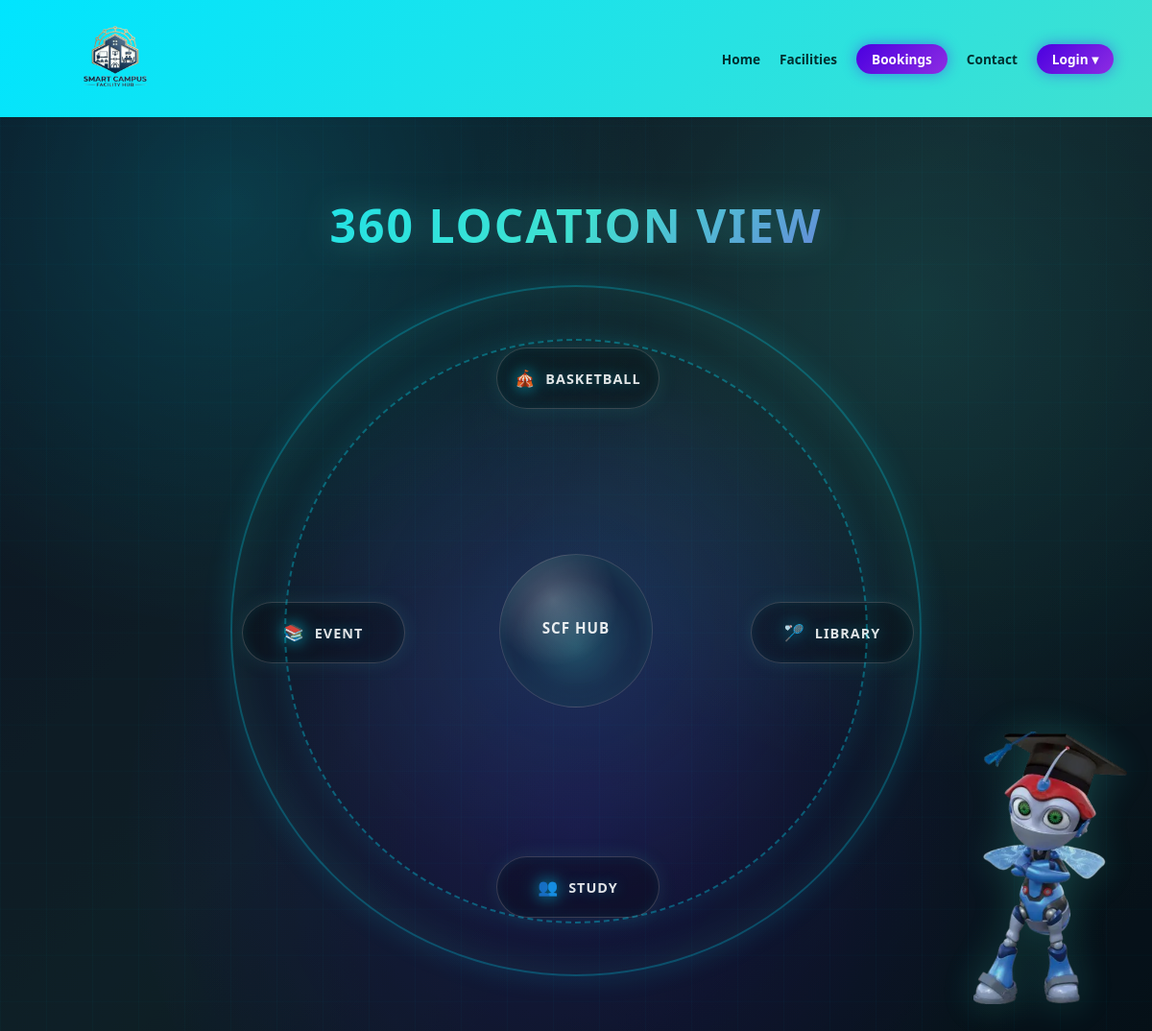
The app's page /bookings_360 with its own data.
### tables this page shows
CREATE TABLE facilities (
        id INTEGER PRIMARY KEY AUTOINCREMENT,
        name TEXT,
        location TEXT,
        description TEXT,
        image_filenames TEXT DEFAULT ''
    , category TEXT DEFAULT 'others', capacity INTEGER DEFAULT 0, view_360_filename TEXT DEFAULT '');

### app.py (the view)
@app.route('/bookings_360')
def bookings_360():
    conn = get_db()
    facilities = conn.execute("SELECT id, name FROM facilities ORDER BY id").fetchall()
    conn.close()
    return render_template('bookings.html', facilities=facilities)

### app.py (called while the page is built)
def get_db():
    conn = sqlite3.connect("database.db")
    conn.row_factory = sqlite3.Row
    return conn

### templates/bookings.html (shortened to what this page needs)
<!DOCTYPE html>
<html>
<head>
    <link rel="stylesheet" href="{{ url_for('static', filename='style.css') }}">
</head>
<body class="home">
    <header class="navbar">
        <div class="logo">
            <img src="{{ url_for('static', filename='logo.png') }}" alt="SCF Hub logo icon">
        </div>
        <nav>
            <ul>
                <li><a href="{{ url_for('index') }}">Home</a></li>
                <li><a href="{{ url_for('facilities') }}">Facilities</a></li>
                <li><a href="{{ url_for('facilities') }}" class="btn active">Bookings</a></li>
                <li><a href="{{ url_for('contact') }}">Contact</a></li>
                <li class="dropdown">
                    <a href="/login" class="btn">Login ▾</a>
                </li>
            </ul>
        </nav>
    </header>
    <div id="particles-js"></div>
    <main class="bookings-wrap">
        <div class="bookings-header">
            <h1>360 LOCATION VIEW</h1>
        </div>
        <div class="stage">
            <div class="hatch-ring" id="hatchRing" style="position: relative;">
                <div class="center-core">
                    <div>
<div class="core-title" id="selectedTitle">SCF HUB</div>
                    </div>
                </div>
                <div class="orbit-ring" aria-hidden="true"></div>
                {% set door_accents = ['#30e3ff', '#8e2de2', '#00ffcc', '#ff3d81'] %}
                {% set door_icons   = ['🏸', '👥', '📚', '🎪'] %}
                {% set slot_count   = [facilities|length, 4]|min %}
                {% for f in facilities[:4] %}
                <a class="hatch-door"
                   data-room="{{ f.name }}"
                   data-accent="{{ door_accents[loop.index0] }}"
                   data-icon="{{ door_icons[loop.index0] }}"
                   style="--i:{{ loop.index0 }}; --count:{{ slot_count }}; left: 50%; top: 50%; text-decoration:none;"
                   href="/book/{{ f.id }}">
                    <div class="label">
                        <span class="icon">{{ door_icons[loop.index0] }}</span>
                        <span class="text">{{ f.name.split()[0] }}</span>
                    </div>
                </a>
                {% else %}
                <p style="color:#7ab8c0; text-align:center;">No facilities available yet.</p>
                {% endfor %}
            </div>
        </div>
    </main>
    <div class="robot-guide" aria-hidden="true">
        <img src="{{ url_for('static', filename='robot2.png') }}" alt="Robotic guide">
    </div>
</body>
</html>

### static/style.css (style rules this page uses)
* { margin: 0; padding: 0; box-sizing: border-box; font-family: 'Segoe UI', Tahoma, Geneva, Verdana, sans-serif; }
body { color: white; margin: 0; min-height: 100vh; position: relative; background-attachment: fixed; background: radial-gradient(circle at 15% 15%, rgba(0,229,255,0.20), transparent 38%), radial-gradient(circle at 85% 22%, rgba(64,224,208,0.14), transparent 42%), radial-gradient(circle at 45% 85%, rgba(142,45,226,0.18), transparent 48%), linear-gradient(135deg, #0b1220, #0f2027, #061018); }
body::before { content: ""; position: absolute; inset: 0; z-index: 0; pointer-events: none; background: linear-gradient(rgba(0,229,255,0.08) 1px, transparent 1px), linear-gradient(90deg, rgba(0,229,255,0.08) 1px, transparent 1px); background-size: 48px 48px; background-position: center; opacity: 0.35; backdrop-filter: blur(0px); }
body::after { content: ""; position: absolute; inset: 0; z-index: 0; pointer-events: none; background: radial-gradient(circle at 50% 0%, rgba(0,229,255,0.08), transparent 55%); }
.navbar { display: flex; justify-content: space-between; align-items: center; padding: 15px 40px; background: linear-gradient(135deg, #00E5FF, #40E0D0); }
.navbar .logo img { width: 160px; height: auto; }
.navbar nav ul { display: flex; list-style: none; align-items: center; gap: 20px; }
.navbar nav ul li { margin: 0; }
.navbar nav ul li a { text-decoration: none; color: #003030; font-size: 0.85rem; font-weight: 700; transition: all 0.3s ease; }
.navbar nav ul li a.btn.active, .navbar nav ul li a.active { background: linear-gradient(135deg, #4a00e0, #8e2de2); color: white !important; padding: 6px 16px; border-radius: 20px; box-shadow: 0 0 15px rgba(74, 0, 224, 0.4); }
.navbar .btn { background: linear-gradient(135deg, #4a00e0, #8e2de2); color: white !important; padding: 6px 16px; border-radius: 20px; font-weight: 600; font-size: 0.85rem; box-shadow: 0 0 15px rgba(74, 0, 224, 0.4); }
.navbar .dropdown { position: relative; display: inline-block; }

### records on screen
facilities: door_icons "🏸", name "LIBRARY"
facilities: door_icons "👥", name "STUDY"
facilities: door_icons "📚", name "EVENT"
facilities: door_icons "🎪", name "BASKETBALL"
